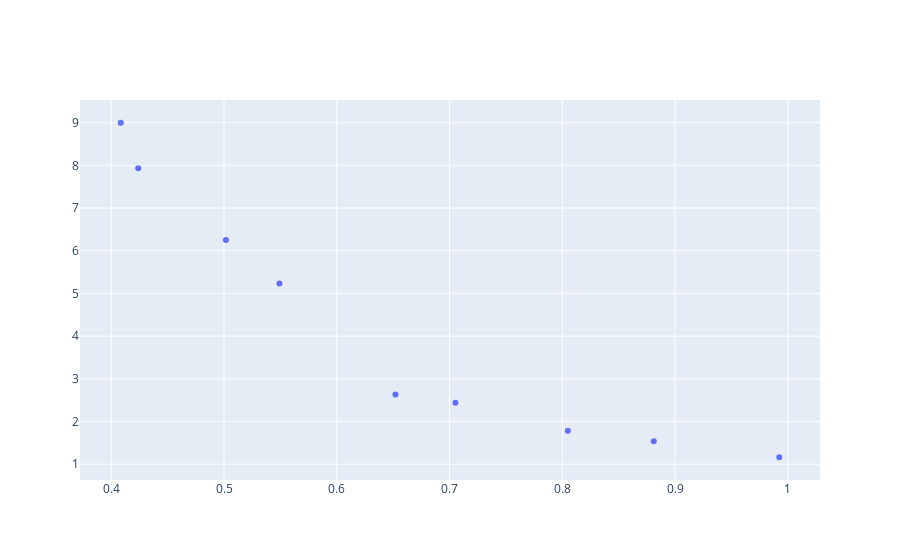

Notebook code for this chart:
### Code cell
objects(sorted_P[0]).plot()

### Figure 1 — Plotly figure (JSON) as saved in the notebook; plotly's stock layout.template omitted (floating-point values rounded to 4 significant figures)
{"data": [{"mode": "markers", "type": "scatter", "x": [0.5017, 0.4239, 0.4084, 0.7053, 0.6521, 0.9924, 0.5491, 0.805, 0.8812], "y": [6.251, 7.932, 8.998, 2.438, 2.634, 1.164, 5.235, 1.786, 1.539]}], "layout": {}}
